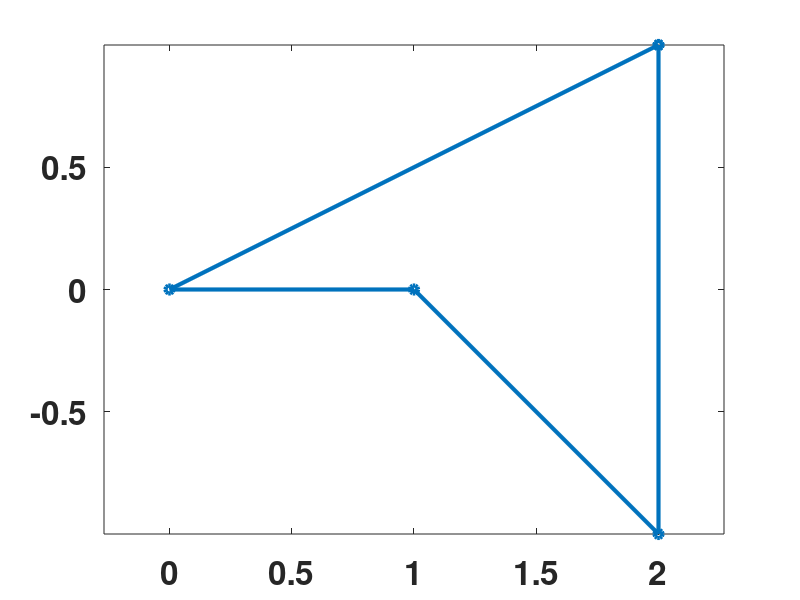

Recreate this plot in MATLAB. (Note: this script raises an error after producing the figure.)
%% Jacobian variation in Quadrilateral elements
% Use this function to explore the value of the Jacobian at different
% locations in an element based on nodal locations.
function HW7Problem2

%% Set up

clear 
close all
set(0,'defaultLineLineWidth',3)
set(0,'defaultTextFontSize',24)
set(0,'defaultAxesFontSize',24)
set(0,'defaultAxesFontWeight','bold')

%% Q4 elements
% For the assigned nodal positions, show that the Jacobian can be negative
% for concave Q4 elements.

%%
% Input global nodal positions
XY=[2 1 ; 0 0; 1 0; 2 -1];
JacCalcFun(XY)
%% Q8 elements
% See how the Jacobian varies as the midside node moves for a Q8 element.
%%
% Input global nodal positions
XY=[0 0; 1 0 ; 1 1 ; 0 1 ; 0.5 0 ; 1 0.5 ; 0.5 1 ; 0 0.5];
JacCalcFun(XY);

%% Calculation function
% This function actually contains all calculations, based on the nodal
% positions.
function JacCalcFun(XY)
nnpe=size(XY,1);
%%
% Plot the element shape. For 8 node elements, plot the curved sides.
figure
switch nnpe
    case 4
        plot(XY([1:end,1],1),XY([1:end,1],2),'o-'); axis equal
    case 8
        edges=linspace(-1,1,10);
        exi=[edges,ones(size(edges)),-edges,-1*ones(size(edges))];
        eeta=[-1*ones(size(edges)),edges,ones(size(edges)),-edges];
        for e=1:length(exi)
            N=Nmat(exi(e),eeta(e),nnpe); % get the shape functions to plot in the physical domain
            ex(e)=N*XY(:,1); % use the shape functions to find the global
            ey(e)=N*XY(:,2); % coordinates of this \xi, \eta
        end
        plot(ex,ey,'o-'); axis equal
end
        


%% 
% Make a grid of $\xi$ and $\eta$ positions to calculate the Jacobian. Use
% the shape functions to find the physical coordinate of the $(\xi, \eta)$
% position.
points=linspace(-1,1,100);
[XI,ETA]=meshgrid(points,points);

for row=1:size(XI,1)
    for col=1:size(XI,2)
        xi=XI(row,col); eta=ETA(row,col);
        Jac=JacMat(xi,eta,XY);
        detJ(row,col)=det(Jac);
        N=Nmat(xi,eta,nnpe); % get the shape functions to plot in the physical domain
        x(row,col)=error('Find the x position for this point using N.') % use the shape functions to find the global 
        y(row,col)=error('Find the y position for this point using N.') % coordinates of this \xi, \eta
    end
end

%%
% Plot the determinant of the Jacobian in both parent and physical domains.

figure
subplot(1,2,1)
surf(XI,ETA,detJ,'EdgeColor','none')
view(2)
colorbar
xlabel('\xi')
ylabel('\eta')
axis square

subplot(1,2,2)
surf(x,y,detJ,'EdgeColor','none')
view(2)
colorbar
xlabel('x')
ylabel('y')
axis equal tight



%% Shape function array
function N=Nmat(xi, eta, nnpe)
switch nnpe
    case 4 
        N=1/4*[(1-xi)*(1-eta), (1+xi)*(1-eta), (1+xi)*(1+eta), (1-xi)*(1+eta)];
    case 8
        N=error('Define the shape function array for Q8 elements.')
end        

%% Shape function gradient array
function GN=GNmat(xi, eta, nnpe)
switch nnpe
    case 4
        GN=error('Define the shape function gradient array for Q4 elements.')
    case 8
        GN=[
            -1/4*(-1+eta)*(+2*xi+eta),-1/4*(-1+xi)*(+xi+2*eta), 
            +1/4*(-1+eta)*(-2*xi+eta),+1/4*(+1+xi)*(-xi+2*eta), 
            +1/4*(+1+eta)*(+2*xi+eta),+1/4*(+1+xi)*(+xi+2*eta), 
            -1/4*(+1+eta)*(-2*xi+eta),-1/4*(-1+xi)*(-xi+2*eta), 
            xi*(-1+eta),1/2*(1+xi)*(-1+xi),
            -1/2*(1+eta)*(-1+eta),-eta*(1+xi),
            -xi*(1+eta),-1/2*(1+xi)*(-1+xi),
            1/2*(1+eta)*(-1+eta),eta*(-1+xi),
            ]'
end        

%% Jacobian matrix
function Jac=JacMat(xi, eta, XY);
GN=GNmat(xi,eta,size(XY,1));
Jac=error('Calculate the Jacobian matrix at this location.')
